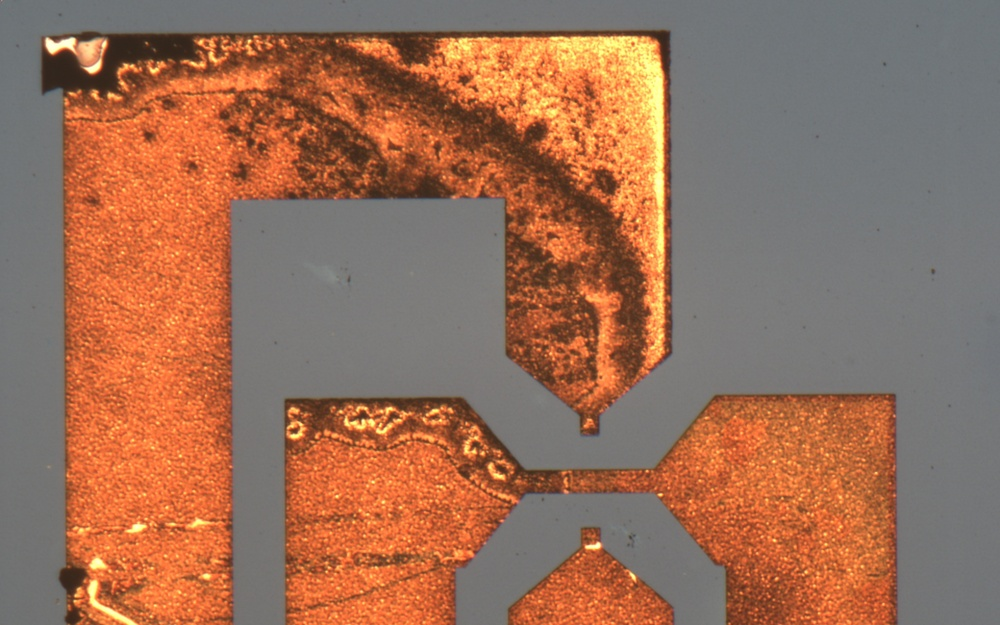
#> input picture trace_res/image_stitch/high_variation/test_images/d_result_r0.jpg, 1000 x 625 px, shrunk from 1920 x 1200 before the run, found by its file name
$ python stitcher.py
#> lines starting #> are read from the running program, lines starting #| are printed output that depends on the picture
import cv2
import numpy as np

def stitch_images(images):
    stitcher = cv2.createStitcher() if int(cv2.__version__[0]) < 4 else cv2.Stitcher_create()
    status, stitched = stitcher.stitch(images)
    if status == 0:
        return stitched
    else:
        print("Error during stitching")
        return None

images = [cv2.imread(f) for f in ['d_result_r0.jpg', 'd_result_r1.jpg']]
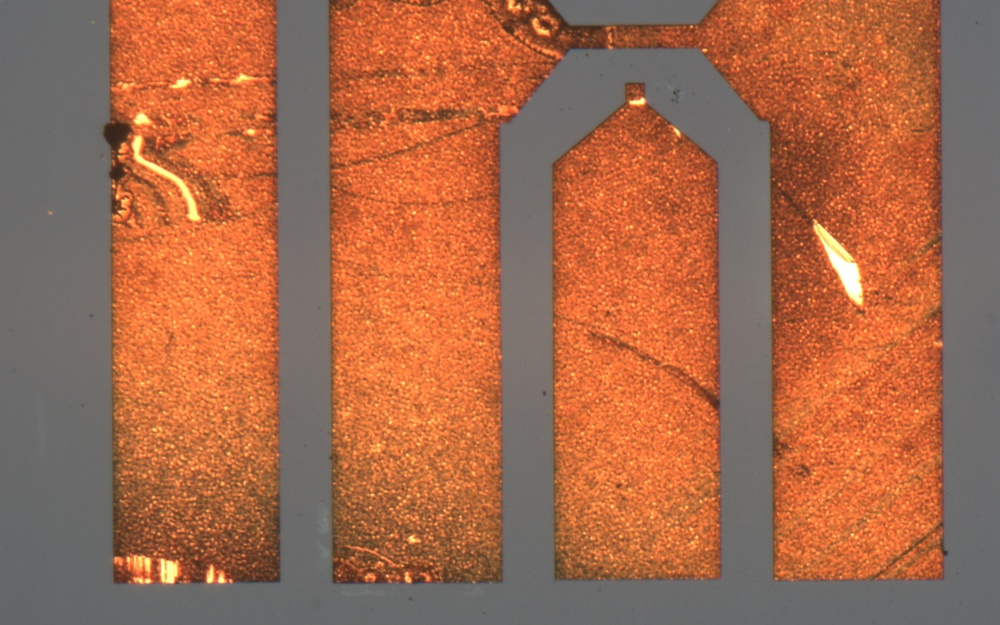
#> input picture trace_res/image_stitch/high_variation/test_images/d_result_r1.jpg, 1000 x 625 px, shrunk from 1920 x 1200 before the run, found by its file name
#> images = 2 items
stitched_image = stitch_images(images)
#> in stitch_images, `status, stitched = stitcher.stitch(images)`:
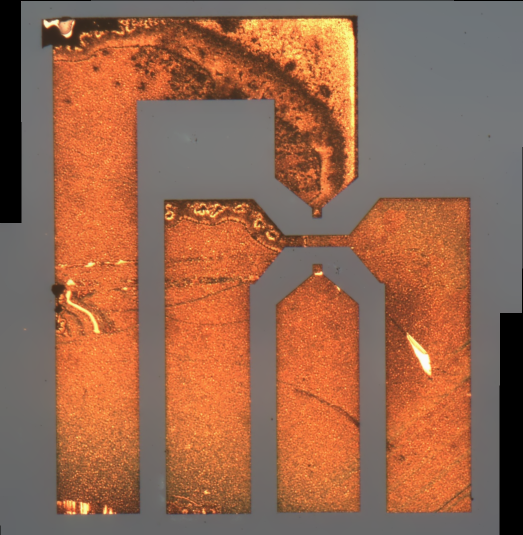
#> stitched: shape (1070, 1046, 3) (shown at 1/2 size); mean of channels 0, 1, 2 78.9, 103.4, 152.6; drawn as B, G, R
#> in stitch_images, `status, stitched = stitcher.stitch(images)`: status = 0

if stitched_image is not None:
    cv2.imwrite('stitched_image.jpg', stitched_image)
